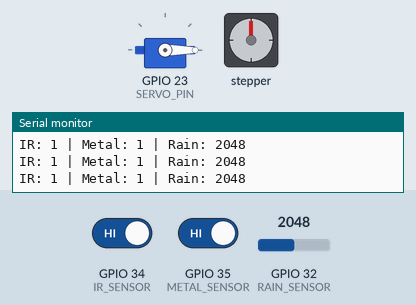
Bench run of a sketch on a simulated ESP32. Shown: servo, stepper motor, the last lines printed to the serial monitor. Inputs (shaded band) come from the test bench; at power-on: GPIO 34 (IR_SENSOR) HIGH, GPIO 35 (METAL_SENSOR) HIGH, GPIO 32 (RAIN_SENSOR) = 2048. Stepper angles assume 2048 steps per turn.

Above: at 3.2 s.
3.3 s: GPIO 34 (IR_SENSOR) driven LOW
At 5.9 s:
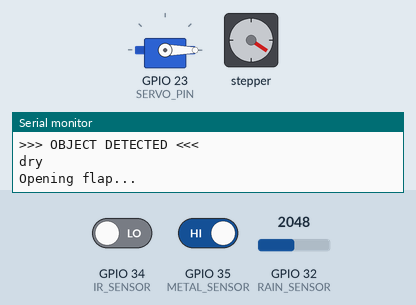
6.3 s: GPIO 35 (METAL_SENSOR) driven LOW
At 10.8 s:
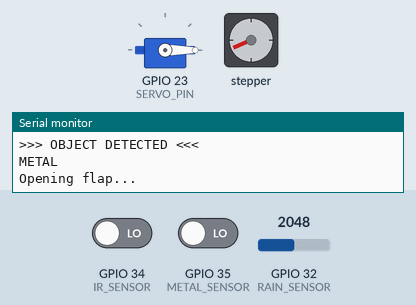
12.3 s: GPIO 34 (IR_SENSOR) driven HIGH
At 12.8 s:
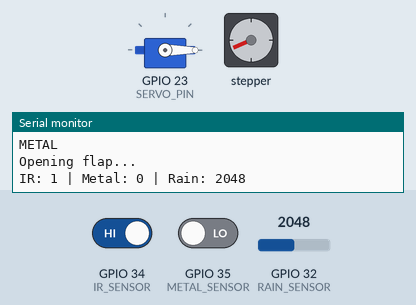
Timing chart, 0 to 15.3 s (numbered marks = the images above; inputs shaded):
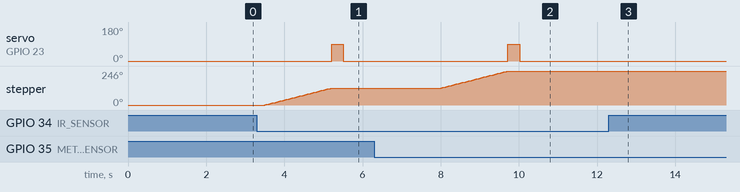

The sketch:

de_final_code.ino
```cpp
#include <ESP32Servo.h>
#include <Stepper.h>


const int stepsPerRevolution = 2048;
Stepper stepper(stepsPerRevolution, 18, 21, 19, 22);

Servo flapServo;
#define SERVO_PIN 23

#define IR_SENSOR     34
#define METAL_SENSOR  35
#define RAIN_SENSOR   32


int stepSpeed = 12;

int dryPos   = 0;
int wetPos   = 700;
int metalPos = 1400;

int currentPos = 0;

void moveTo(int target)
{
  int steps = target - currentPos;
  stepper.step(steps);
  currentPos = target;
}


void openFlap()
{
  Serial.println("Opening flap...");
  flapServo.write(90);
  delay(300);
  flapServo.write(0);
}


void setup()
{
  Serial.begin(115200);
  delay(2000);

  Serial.println("=== SYSTEM STARTED ===");

  flapServo.attach(SERVO_PIN);
  flapServo.write(0);

  pinMode(IR_SENSOR, INPUT);
  pinMode(METAL_SENSOR, INPUT);

  stepper.setSpeed(stepSpeed);
}


void loop()
{
  int irValue = digitalRead(IR_SENSOR);
  int metal   = digitalRead(METAL_SENSOR);
  int rain    = analogRead(RAIN_SENSOR);


  Serial.print("IR: ");
  Serial.print(irValue);
  Serial.print(" | Metal: ");
  Serial.print(metal);
  Serial.print(" | Rain: ");
  Serial.println(rain);


  if (irValue == LOW)
  {
    Serial.println("\n>>> OBJECT DETECTED <<<");

    if (metal == LOW)
    {
      Serial.println("METAL");
      moveTo(metalPos);
    }
    else if (rain > 2000)
    {
      Serial.println("dry");
      moveTo(wetPos);
    }
    else
    {
      Serial.println("Wet");
      moveTo(dryPos);
    }

    openFlap();

    delay(2000);  // prevent repeat
  }

  delay(500);
}
```

Measured:
- after the input at 3.3 s, servo on GPIO 23 (SERVO_PIN): 0° → 90° after 1.9 s, → 0° 0.30 s later; stepper: turns 123° clockwise in 1.7 s, starting after 0.20 s
- after the input at 6.3 s, stepper: turns 123° clockwise in 1.7 s, starting after 1.7 s
- after the input at 12.3 s, servo on GPIO 23 (SERVO_PIN): stops changing and stays 0°
